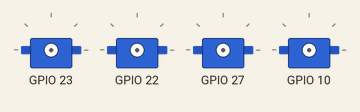
A program run on a simulated Raspberry Pi (BCM pin numbers). On the bench: 4 × servo. Servo angles are drawn from the pulse width (0.5 ms = 0°, 2.5 ms = 180°); what the program prints to the terminal is not drawn. At 27.2 s the program stops and its outputs stay as they are.

Above: at 0.1 s.
Timing chart, 0 to 25.7 s (numbered marks = the images above):
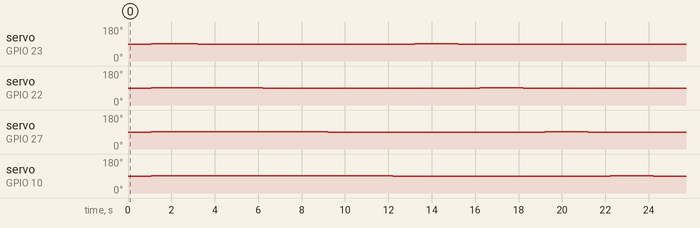

The program:

MotorControll.py
```python
"""
XXD A2212 1000 kV Brushless Outrunner Motor Controll Code
These motors are not well suited for programing and require extra
management to make them work.

They beep constantly and i have not found a way to stop the beeping
the solution i use is to make them spin so slowly they never make a rotation
but twich a bit.

Duty cycle  -   Frequincy   -   Explanation
89          -   188         -   No Beep No Rotation
89          -   100-89      -   From Slowest To Fastest

Black forward
White Back
"""
import time
import os     #importing os library so as to communicate with the system
os.system ("sudo pigpio-master/pigpiod") #Launching GPIO library
time.sleep(1) # As i said it is too impatient and so if this delay is removed you will get an error
import pigpio #importing GPIO library


motor1=23  #Connect the ESC in this GPIO pin
motor2=27  #Connect the ESC in this GPIO pin
motor3=22  #Connect the ESC in this GPIO pin
motor4=10  #Connect the ESC in this GPIO pin

#1st motor left white
#2st motor right white
#3st motor left black
#4st motor right black
#rearange this depending on how motors are wired
motors=[motor1,motor3,motor2,motor4]

pi = pigpio.pi();

maxValue = 2400 #change this if your ESC's max value is different or leave it be
minValue = 1500  #change this if your ESC's min value is different or leave it be
currentState1=minValue
currentState2=minValue
currentState3=minValue
currentState4=minValue
def StartUp():

    for power in range(minValue,1518,1):
        for motor in motors:
            pi.set_servo_pulsewidth(motor, power)
        time.sleep(0.01)
    #Stop()

def Stop(): #This will stop every action your Pi is performing for ESC ofcourse.
    for motor in motors:
        pi.set_servo_pulsewidth(motor, minValue)
    pi.stop()

def Test():
    for power in range(1517,1550,1):
        for motor in motors:
            pi.set_servo_pulsewidth(motor, power)
        print(power)
        time.sleep(5)
    Stop()
def ChangeSpeed(motor,currentState,power):
    currentState=currentState+power
    print("Power: "+str(power))

    if (currentState<minValue):
        currentState=minValue
        pi.set_servo_pulsewidth(motor, currentState)
    elif (currentState>maxValue):
        currentState=maxValue
        pi.set_servo_pulsewidth(motor, currentState)
    else:
        pi.set_servo_pulsewidth(motor, currentState)

    print("CurrentState: "+str(currentState)+" Motor: "+str(motor))
    return currentState

def MotorSpeed(motor,power):
    global currentState1
    global currentState2
    global currentState3
    global currentState4

    print("CurrentMotor: "+ str(motor))

    if(motor==motors[0]):
        currentState1=ChangeSpeed(motor,currentState1,power)
    elif(motor==motors[1]):
        currentState2=ChangeSpeed(motor,currentState2,power)
    elif(motor==motors[2]):
        currentState3=ChangeSpeed(motor,currentState3,power*1.3)
    elif(motor==motors[3]):
        currentState4=ChangeSpeed(motor,currentState4,power*1.3)
    else:
        print("Bad Parameters in Motor Speed")

if __name__ == "__main__":

    StartUp()
    print("done")
    print(currentState1)
    #For some reason first setup sets all speeds at once , no clue what couses it
    for motor in motors:
        MotorSpeed(motor,10)
        time.sleep(2)
        MotorSpeed(motor,-10)
        time.sleep(1)
    for motor in motors:
        MotorSpeed(motor,10)
        time.sleep(2)
        MotorSpeed(motor,-10)
        time.sleep(1)
    #MotorSpeed(motors[2],10)
    print("motor speed set")
    time.sleep(2)
    Stop()
```

Measured:
- by itself, servo on GPIO 23: alternates 91° for 2.1 s and 90° for 10.0 s
- by itself, servo on GPIO 22: 90° → 91° at 1.1 s, → 92° 0.11 s later, → 91° 3.0 s later, → 90° 2.0 s later, … (6 changes in this stretch)
- by itself, servo on GPIO 27: 90° → 91° at 1.1 s, → 92° 0.11 s later, → 91° 6.0 s later, → 90° 2.0 s later, … (6 changes in this stretch)
- by itself, servo on GPIO 10: 90° → 91° at 1.1 s, → 92° 0.11 s later, → 91° 9.0 s later, → 90° 2.0 s later, … (6 changes in this stretch)
